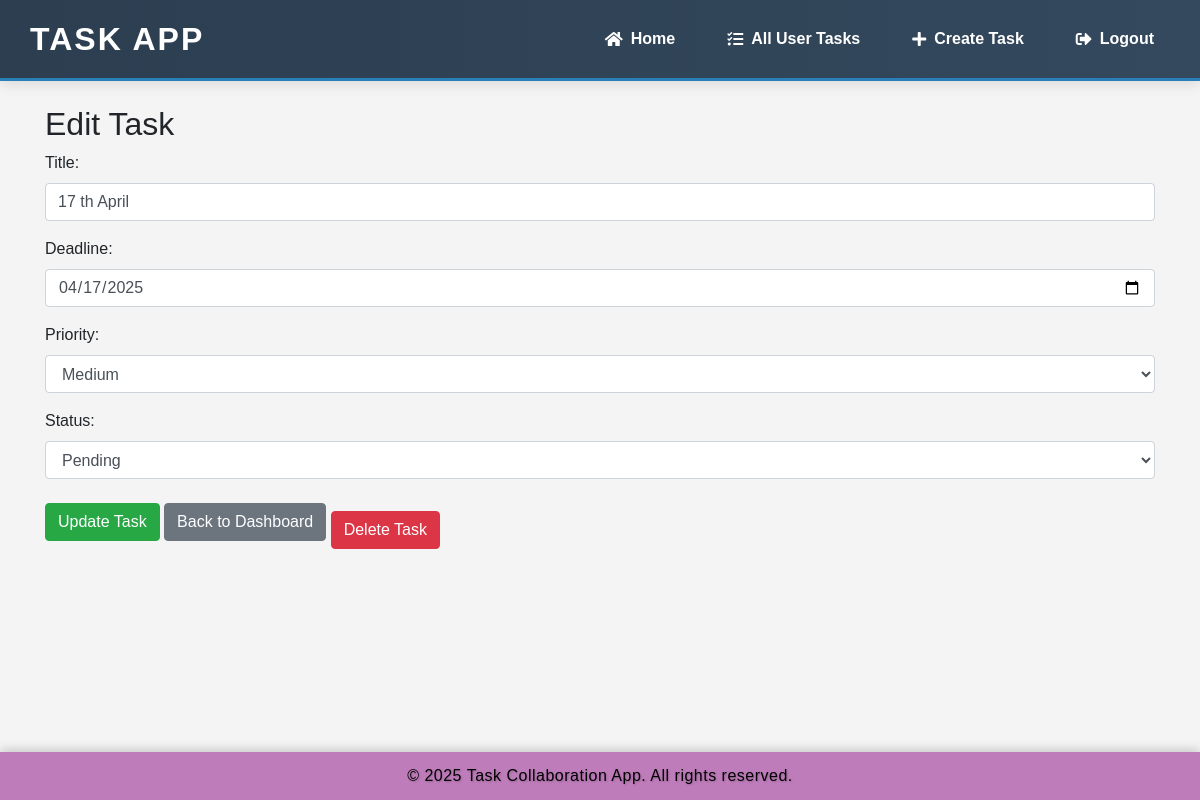
The app's page /task.php?id=4 (signed in) with its own data.
### tables this page shows
CREATE TABLE `tasks` (
  `id` int(11) NOT NULL,
  `user_id` int(11) NOT NULL,
  `title` varchar(255) NOT NULL,
  `deadline` date NOT NULL,
  `priority` enum('High','Medium','Low') NOT NULL,
  `status` enum('Pending','Completed') DEFAULT 'Pending'
);

### task.php (the view, shortened to what this page needs)
<?php
include 'config/db.php';
include 'include/header.php';
$task_id = isset($_GET['id']) ? intval($_GET['id']) : null;
$isEditing = $task_id !== null;
$title = '';
$deadline = '';
$priority = '';
$status = '';
if ($isEditing) {
    $stmt = $conn->prepare("SELECT title, deadline, priority, status, user_id FROM tasks WHERE id = ?");
    $stmt->bind_param("i", $task_id);
    $stmt->execute();
    $stmt->bind_result($title, $deadline, $priority, $status, $task_user_id);
}
?>
<link href="https://cdn.jsdelivr.net/npm/bootstrap@4.6.2/dist/css/bootstrap.min.css" rel="stylesheet">
<div class="container mt-4">
    <h2><?php echo $isEditing ? 'Edit' : 'Create'; ?> Task</h2>
    <form method="POST" action="">
        <div class="form-group">
            <label for="title">Title:</label>
            <input type="text" id="title" name="title" class="form-control" value="<?php echo htmlspecialchars($title); ?>" required>
        </div>
        <div class="form-group">
            <label for="deadline">Deadline:</label>
            <input type="date" id="deadline" name="deadline" class="form-control" value="<?php echo htmlspecialchars($deadline); ?>" required>
        </div>
        <div class="form-group">
            <label for="priority">Priority:</label>
            <select id="priority" name="priority" class="form-control" required>
                <option value="Medium" <?php echo $priority == 'Medium' ? 'selected' : ''; ?>>Medium</option>
            </select>
        </div>
        <div class="form-group">
            <label for="status">Status:</label>
            <select id="status" name="status" class="form-control" required>
                <option value="Pending" <?php echo $status == 'Pending' ? 'selected' : ''; ?>>Pending</option>
            </select>
        </div>
        <button type="submit" class="btn btn-<?php echo $isEditing ? 'success' : 'primary'; ?>">
            <?php echo $isEditing ? 'Update' : 'Create'; ?> Task
        </button>
        <a href="dashboard.php" class="btn btn-secondary">Back to Dashboard</a>
        <?php if ($isEditing): ?>
            <button type="submit" name="delete" class="btn btn-danger mt-3" onclick="return confirm('Are you sure you want to delete this task?')">
                Delete Task
            </button>
        <?php endif; ?>
    </form>
</div>
<?php include 'include/footer.php'; ?>

### include/header.php (style rules this page uses)
* { margin: 0; padding: 0; box-sizing: border-box; }
body { font-family: 'Arial', sans-serif; background-color: #f4f4f4; }

### task.php (style rules this page uses)
* { margin: 0; padding: 0; box-sizing: border-box; }
body { font-family: 'Arial', sans-serif; background-color: #f4f4f4; }

### records on screen
tasks: title "17 th April", deadline "04/17/2025", priority "Medium", status "Pending"
